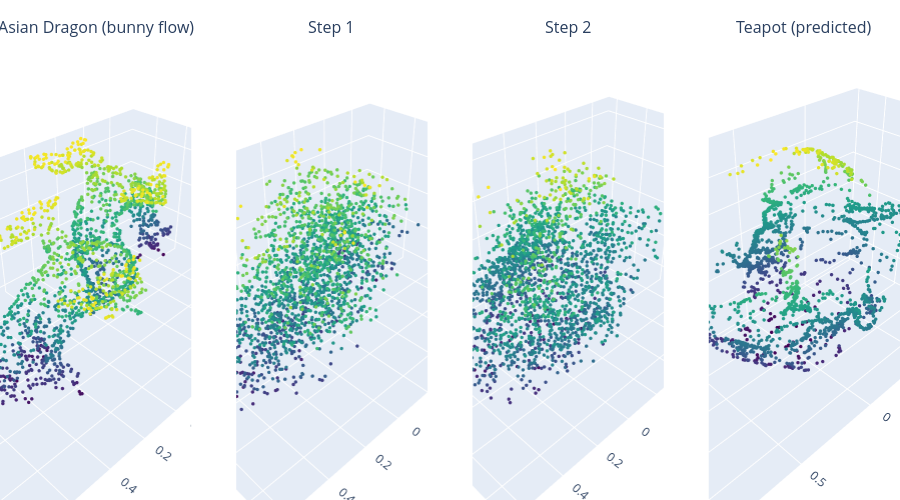
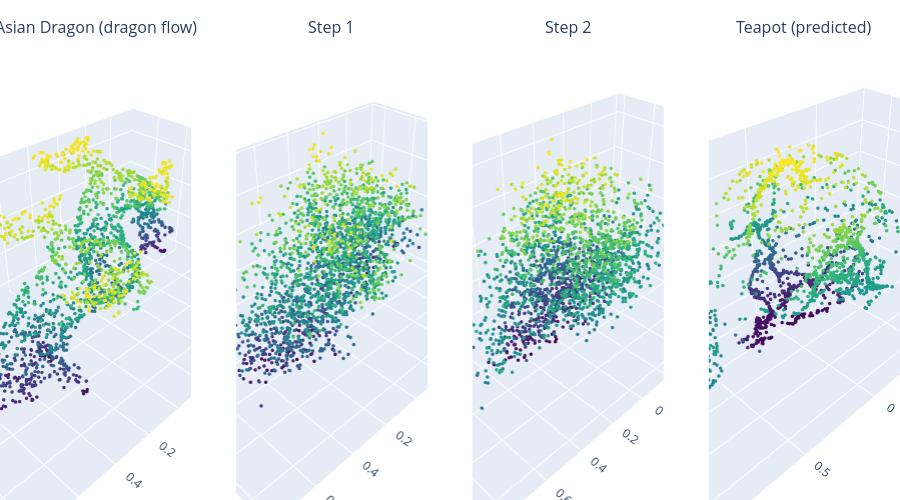
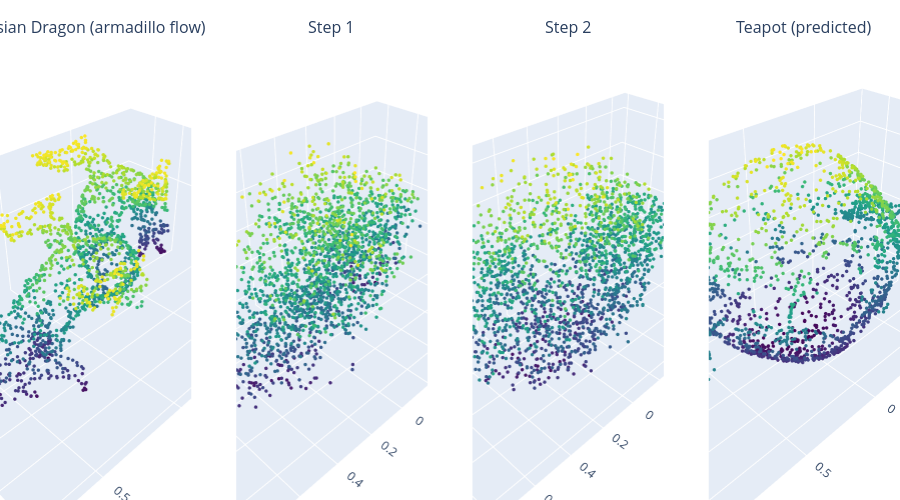

These figures' notebook cell, in order:
### Code cell
print("=== Asian Dragon → Teapot (all three flows) ===")
pred_asian_bunny     = show_transition(ASIAN_DRAG_PATH, model_bunny,     DEVICE, "Asian Dragon (bunny flow)")
pred_asian_dragon    = show_transition(ASIAN_DRAG_PATH, model_dragon,    DEVICE, "Asian Dragon (dragon flow)")
pred_asian_armadillo = show_transition(ASIAN_DRAG_PATH, model_armadillo, DEVICE, "Asian Dragon (armadillo flow)")

### Figure 1 — Plotly figure (JSON) as saved in the notebook; plotly's stock layout.template omitted (floating-point values rounded to 4 significant figures; data arrays with more than 128 entries replaced by an {"elided": "..."} marker saying what was removed)
{"data": [{"marker": {"color": {"elided": "2048 float values"}, "colorscale": [[0.0, "#440154"], [0.1111, "#482878"], [0.2222, "#3e4989"], [0.3333, "#31688e"], [0.4444, "#26828e"], [0.5556, "#1f9e89"], [0.6667, "#35b779"], [0.7778, "#6ece58"], [0.8889, "#b5de2b"], [1.0, "#fde725"]], "size": 2}, "mode": "markers", "showlegend": false, "x": {"elided": "2048 float values"}, "y": {"elided": "2048 float values"}, "z": {"elided": "2048 float values"}, "type": "scatter3d", "scene": "scene"}, {"marker": {"color": {"elided": "2048 float values"}, "colorscale": [[0.0, "#440154"], [0.1111, "#482878"], [0.2222, "#3e4989"], [0.3333, "#31688e"], [0.4444, "#26828e"], [0.5556, "#1f9e89"], [0.6667, "#35b779"], [0.7778, "#6ece58"], [0.8889, "#b5de2b"], [1.0, "#fde725"]], "size": 2}, "mode": "markers", "showlegend": false, "x": {"elided": "2048 float values"}, "y": {"elided": "2048 float values"}, "z": {"elided": "2048 float values"}, "type": "scatter3d", "scene": "scene2"}, {"marker": {"color": {"elided": "2048 float values"}, "colorscale": [[0.0, "#440154"], [0.1111, "#482878"], [0.2222, "#3e4989"], [0.3333, "#31688e"], [0.4444, "#26828e"], [0.5556, "#1f9e89"], [0.6667, "#35b779"], [0.7778, "#6ece58"], [0.8889, "#b5de2b"], [1.0, "#fde725"]], "size": 2}, "mode": "markers", "showlegend": false, "x": {"elided": "2048 float values"}, "y": {"elided": "2048 float values"}, "z": {"elided": "2048 float values"}, "type": "scatter3d", "scene": "scene3"}, {"marker": {"color": {"elided": "2048 float values"}, "colorscale": [[0.0, "#440154"], [0.1111, "#482878"], [0.2222, "#3e4989"], [0.3333, "#31688e"], [0.4444, "#26828e"], [0.5556, "#1f9e89"], [0.6667, "#35b779"], [0.7778, "#6ece58"], [0.8889, "#b5de2b"], [1.0, "#fde725"]], "size": 2}, "mode": "markers", "showlegend": false, "x": {"elided": "2048 float values"}, "y": {"elided": "2048 float values"}, "z": {"elided": "2048 float values"}, "type": "scatter3d", "scene": "scene4"}], "layout": {"scene": {"domain": {"x": [0.0, 0.2125], "y": [0.0, 1.0]}}, "scene2": {"domain": {"x": [0.2625, 0.475], "y": [0.0, 1.0]}}, "scene3": {"domain": {"x": [0.525, 0.7375], "y": [0.0, 1.0]}}, "scene4": {"domain": {"x": [0.7875, 1.0], "y": [0.0, 1.0]}}, "annotations": [{"font": {"size": 16}, "showarrow": false, "text": "Asian Dragon (bunny flow)", "x": 0.1062, "xanchor": "center", "xref": "paper", "y": 1.0, "yanchor": "bottom", "yref": "paper"}, {"font": {"size": 16}, "showarrow": false, "text": "Step 1", "x": 0.3688, "xanchor": "center", "xref": "paper", "y": 1.0, "yanchor": "bottom", "yref": "paper"}, {"font": {"size": 16}, "showarrow": false, "text": "Step 2", "x": 0.6313, "xanchor": "center", "xref": "paper", "y": 1.0, "yanchor": "bottom", "yref": "paper"}, {"font": {"size": 16}, "showarrow": false, "text": "Teapot (predicted)", "x": 0.8938, "xanchor": "center", "xref": "paper", "y": 1.0, "yanchor": "bottom", "yref": "paper"}], "margin": {"l": 0, "r": 0, "t": 40, "b": 0}, "height": 500}}

### Figure 2 — Plotly figure (JSON) as saved in the notebook; plotly's stock layout.template omitted (floating-point values rounded to 4 significant figures; data arrays with more than 128 entries replaced by an {"elided": "..."} marker saying what was removed)
{"data": [{"marker": {"color": {"elided": "2048 float values"}, "colorscale": [[0.0, "#440154"], [0.1111, "#482878"], [0.2222, "#3e4989"], [0.3333, "#31688e"], [0.4444, "#26828e"], [0.5556, "#1f9e89"], [0.6667, "#35b779"], [0.7778, "#6ece58"], [0.8889, "#b5de2b"], [1.0, "#fde725"]], "size": 2}, "mode": "markers", "showlegend": false, "x": {"elided": "2048 float values"}, "y": {"elided": "2048 float values"}, "z": {"elided": "2048 float values"}, "type": "scatter3d", "scene": "scene"}, {"marker": {"color": {"elided": "2048 float values"}, "colorscale": [[0.0, "#440154"], [0.1111, "#482878"], [0.2222, "#3e4989"], [0.3333, "#31688e"], [0.4444, "#26828e"], [0.5556, "#1f9e89"], [0.6667, "#35b779"], [0.7778, "#6ece58"], [0.8889, "#b5de2b"], [1.0, "#fde725"]], "size": 2}, "mode": "markers", "showlegend": false, "x": {"elided": "2048 float values"}, "y": {"elided": "2048 float values"}, "z": {"elided": "2048 float values"}, "type": "scatter3d", "scene": "scene2"}, {"marker": {"color": {"elided": "2048 float values"}, "colorscale": [[0.0, "#440154"], [0.1111, "#482878"], [0.2222, "#3e4989"], [0.3333, "#31688e"], [0.4444, "#26828e"], [0.5556, "#1f9e89"], [0.6667, "#35b779"], [0.7778, "#6ece58"], [0.8889, "#b5de2b"], [1.0, "#fde725"]], "size": 2}, "mode": "markers", "showlegend": false, "x": {"elided": "2048 float values"}, "y": {"elided": "2048 float values"}, "z": {"elided": "2048 float values"}, "type": "scatter3d", "scene": "scene3"}, {"marker": {"color": {"elided": "2048 float values"}, "colorscale": [[0.0, "#440154"], [0.1111, "#482878"], [0.2222, "#3e4989"], [0.3333, "#31688e"], [0.4444, "#26828e"], [0.5556, "#1f9e89"], [0.6667, "#35b779"], [0.7778, "#6ece58"], [0.8889, "#b5de2b"], [1.0, "#fde725"]], "size": 2}, "mode": "markers", "showlegend": false, "x": {"elided": "2048 float values"}, "y": {"elided": "2048 float values"}, "z": {"elided": "2048 float values"}, "type": "scatter3d", "scene": "scene4"}], "layout": {"scene": {"domain": {"x": [0.0, 0.2125], "y": [0.0, 1.0]}}, "scene2": {"domain": {"x": [0.2625, 0.475], "y": [0.0, 1.0]}}, "scene3": {"domain": {"x": [0.525, 0.7375], "y": [0.0, 1.0]}}, "scene4": {"domain": {"x": [0.7875, 1.0], "y": [0.0, 1.0]}}, "annotations": [{"font": {"size": 16}, "showarrow": false, "text": "Asian Dragon (dragon flow)", "x": 0.1062, "xanchor": "center", "xref": "paper", "y": 1.0, "yanchor": "bottom", "yref": "paper"}, {"font": {"size": 16}, "showarrow": false, "text": "Step 1", "x": 0.3688, "xanchor": "center", "xref": "paper", "y": 1.0, "yanchor": "bottom", "yref": "paper"}, {"font": {"size": 16}, "showarrow": false, "text": "Step 2", "x": 0.6313, "xanchor": "center", "xref": "paper", "y": 1.0, "yanchor": "bottom", "yref": "paper"}, {"font": {"size": 16}, "showarrow": false, "text": "Teapot (predicted)", "x": 0.8938, "xanchor": "center", "xref": "paper", "y": 1.0, "yanchor": "bottom", "yref": "paper"}], "margin": {"l": 0, "r": 0, "t": 40, "b": 0}, "height": 500}}

### Figure 3 — Plotly figure (JSON) as saved in the notebook; plotly's stock layout.template omitted (floating-point values rounded to 4 significant figures; data arrays with more than 128 entries replaced by an {"elided": "..."} marker saying what was removed)
{"data": [{"marker": {"color": {"elided": "2048 float values"}, "colorscale": [[0.0, "#440154"], [0.1111, "#482878"], [0.2222, "#3e4989"], [0.3333, "#31688e"], [0.4444, "#26828e"], [0.5556, "#1f9e89"], [0.6667, "#35b779"], [0.7778, "#6ece58"], [0.8889, "#b5de2b"], [1.0, "#fde725"]], "size": 2}, "mode": "markers", "showlegend": false, "x": {"elided": "2048 float values"}, "y": {"elided": "2048 float values"}, "z": {"elided": "2048 float values"}, "type": "scatter3d", "scene": "scene"}, {"marker": {"color": {"elided": "2048 float values"}, "colorscale": [[0.0, "#440154"], [0.1111, "#482878"], [0.2222, "#3e4989"], [0.3333, "#31688e"], [0.4444, "#26828e"], [0.5556, "#1f9e89"], [0.6667, "#35b779"], [0.7778, "#6ece58"], [0.8889, "#b5de2b"], [1.0, "#fde725"]], "size": 2}, "mode": "markers", "showlegend": false, "x": {"elided": "2048 float values"}, "y": {"elided": "2048 float values"}, "z": {"elided": "2048 float values"}, "type": "scatter3d", "scene": "scene2"}, {"marker": {"color": {"elided": "2048 float values"}, "colorscale": [[0.0, "#440154"], [0.1111, "#482878"], [0.2222, "#3e4989"], [0.3333, "#31688e"], [0.4444, "#26828e"], [0.5556, "#1f9e89"], [0.6667, "#35b779"], [0.7778, "#6ece58"], [0.8889, "#b5de2b"], [1.0, "#fde725"]], "size": 2}, "mode": "markers", "showlegend": false, "x": {"elided": "2048 float values"}, "y": {"elided": "2048 float values"}, "z": {"elided": "2048 float values"}, "type": "scatter3d", "scene": "scene3"}, {"marker": {"color": {"elided": "2048 float values"}, "colorscale": [[0.0, "#440154"], [0.1111, "#482878"], [0.2222, "#3e4989"], [0.3333, "#31688e"], [0.4444, "#26828e"], [0.5556, "#1f9e89"], [0.6667, "#35b779"], [0.7778, "#6ece58"], [0.8889, "#b5de2b"], [1.0, "#fde725"]], "size": 2}, "mode": "markers", "showlegend": false, "x": {"elided": "2048 float values"}, "y": {"elided": "2048 float values"}, "z": {"elided": "2048 float values"}, "type": "scatter3d", "scene": "scene4"}], "layout": {"scene": {"domain": {"x": [0.0, 0.2125], "y": [0.0, 1.0]}}, "scene2": {"domain": {"x": [0.2625, 0.475], "y": [0.0, 1.0]}}, "scene3": {"domain": {"x": [0.525, 0.7375], "y": [0.0, 1.0]}}, "scene4": {"domain": {"x": [0.7875, 1.0], "y": [0.0, 1.0]}}, "annotations": [{"font": {"size": 16}, "showarrow": false, "text": "Asian Dragon (armadillo flow)", "x": 0.1062, "xanchor": "center", "xref": "paper", "y": 1.0, "yanchor": "bottom", "yref": "paper"}, {"font": {"size": 16}, "showarrow": false, "text": "Step 1", "x": 0.3688, "xanchor": "center", "xref": "paper", "y": 1.0, "yanchor": "bottom", "yref": "paper"}, {"font": {"size": 16}, "showarrow": false, "text": "Step 2", "x": 0.6313, "xanchor": "center", "xref": "paper", "y": 1.0, "yanchor": "bottom", "yref": "paper"}, {"font": {"size": 16}, "showarrow": false, "text": "Teapot (predicted)", "x": 0.8938, "xanchor": "center", "xref": "paper", "y": 1.0, "yanchor": "bottom", "yref": "paper"}], "margin": {"l": 0, "r": 0, "t": 40, "b": 0}, "height": 500}}
